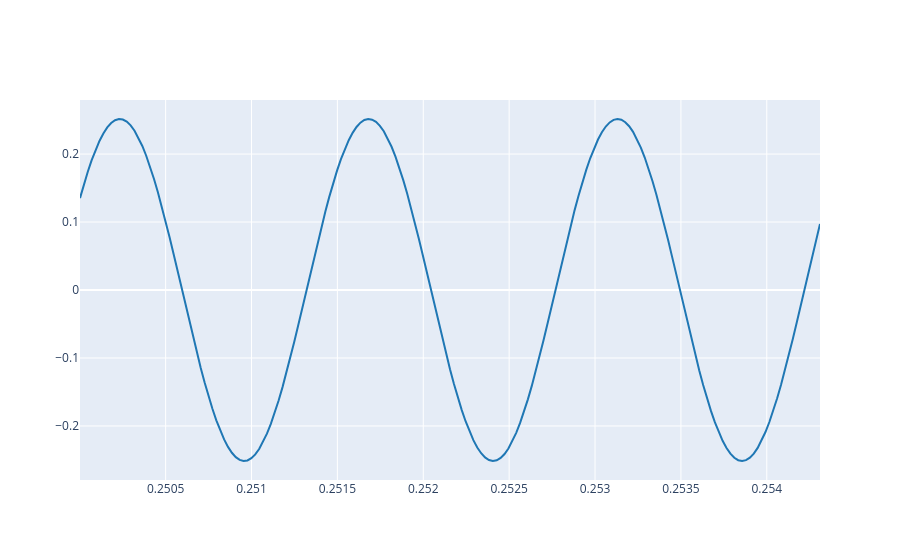

The notebook cell saved with this chart:
### Markdown cell above
3.1. Create a sinusoid of the same duration than the reference signal and same frequency than the fundamental frequency. Plot it along with the audio signal of the reference recording. Plot the same time segment that 2.3. Note that the sampling rate should be the same for both signals. Try to find the values of Amplitude and initial Phase that make the two signal segments plotted to match as close as possible (do not attempt to imitate the whole signal). Matching the phase is a bit tricky.

### Code cell
# Write the code here
import numpy as np
A = 0.25155567                      ##It's the highest point in the previous graphic
f0 = audafrequency                  ## It's the theoric frequency that it's very similar to the graph one
phi = 49*np.pi/72                   ##We made some manual calculations and approximate to be the most loyal for the previous graphic
fs = 44100                          ##Our sampling rate
t = np.arange(0, 4, 1.0/fs)         ##We prepare the time to calculate all the x
x = A * np.cos(2*np.pi*f0*t + phi)  ##We apply the function to create the signal
print(x)
plot_signals(x,fs, startpoint, endpoint)

### Figure 1 — Plotly figure (JSON) as saved in the notebook; plotly's stock layout.template omitted (floating-point values rounded to 4 significant figures; data arrays with more than 128 entries replaced by an {"elided": "..."} marker saying what was removed)
{"data": [{"line": {"color": "#1f77b4", "shape": "linear"}, "mode": "lines", "name": "audio signal 0", "type": "scatter", "x": {"elided": "191 float values"}, "y": {"elided": "191 float values"}}], "layout": {}}
